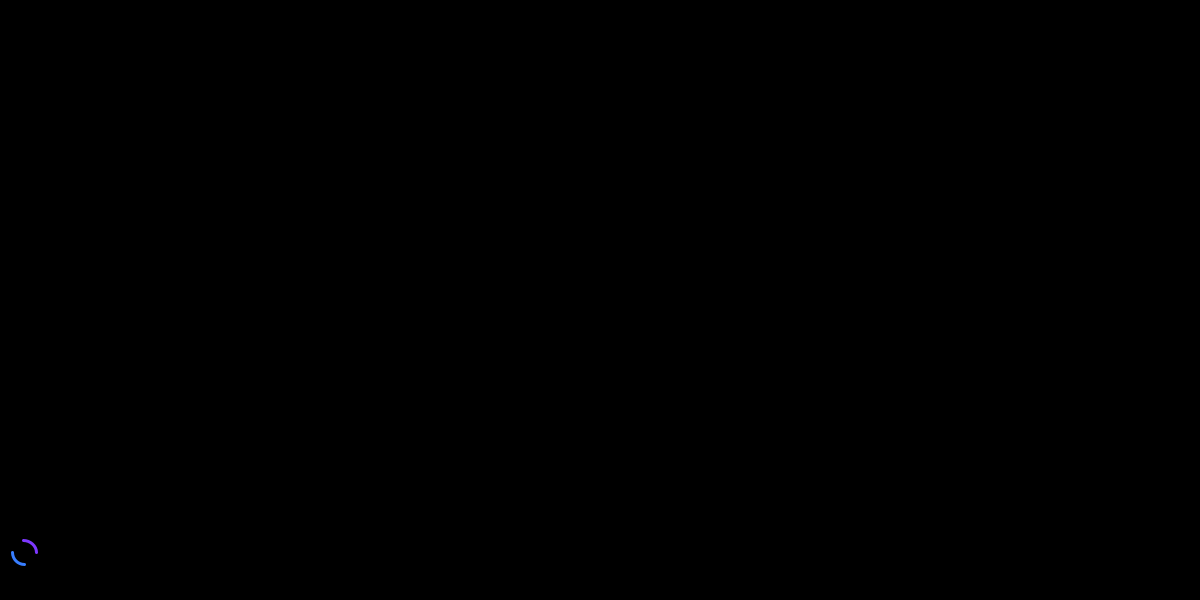
Frame 1 (no input)
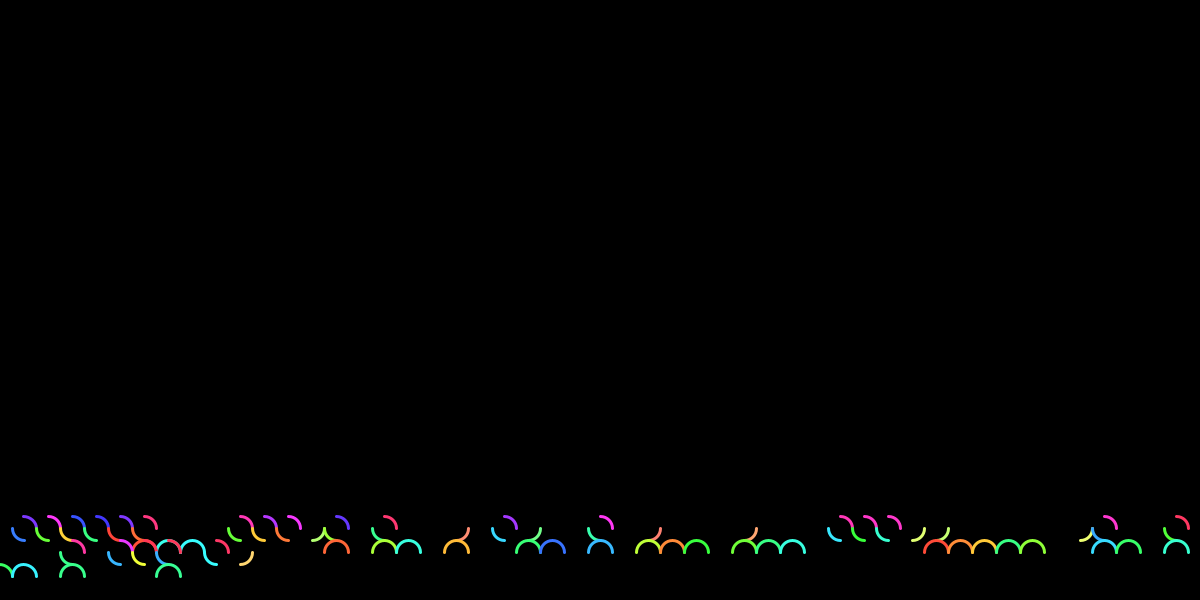
Frame 60 (the mouse pressed at the canvas centre just before this capture)
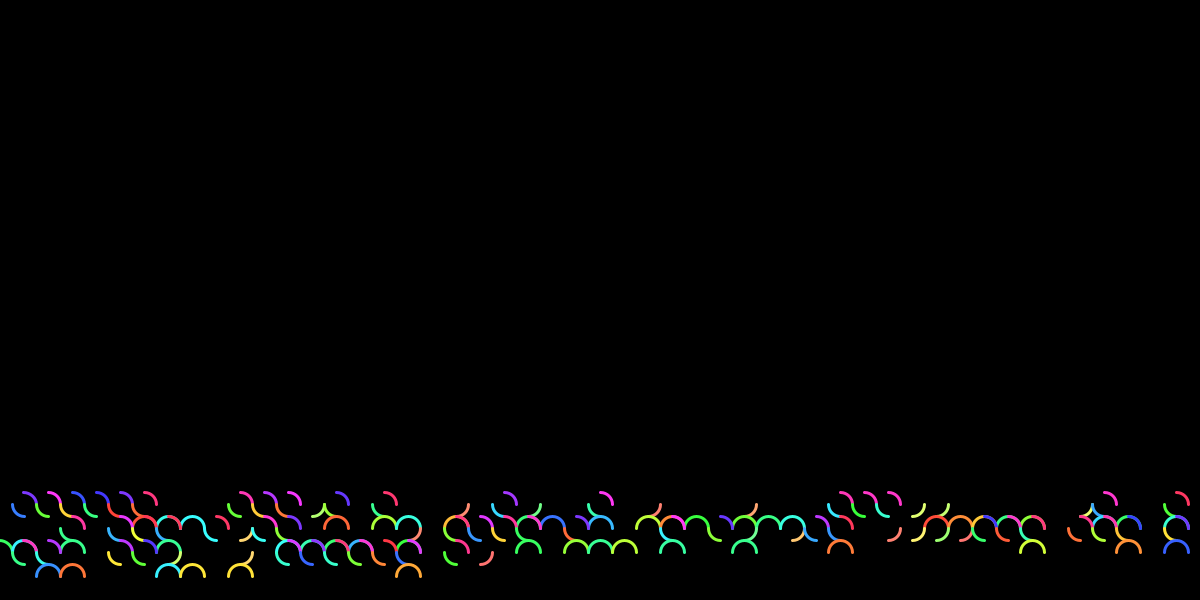
Frame 120 (the mouse held since frame 60 and released just before this capture)

The Processing sketch that drew these frames (run headless with seeded random() and noise(); from frame 60 on, the mouse is pressed at the canvas centre):

// Processing sketch: Variazione4
// ── Variazione4.pde
// -
// 10Print 0.1 by Graziana Florio [10print, arcs]
// 2019 © Graziana Florio @grazianaf, Daniele @Fupete and the course DSII2019 at DESIGN.unirsm 
// github.com/dsii-2019-unirsm — github.com/fupete
// Educational purposes, MIT License, 2019, San Marino
// —


int larghezza= 24;
int altezza= 24;
int index=0;

void setup() {
  size(1200, 600);
  colorMode(HSB, 360);
  background(0);
}

void draw() {
  strokeWeight(3);
  noFill();

  int x1 = larghezza*index;
  int x2 = x1 + larghezza;
  int y1 = altezza*23;
  int y2 = altezza*24;

//disegna un arco 180-0 
  if (random(3) < 1) {
    shapeMode(CENTER);
    stroke(random(0, 230), 280, 360);
    arc(x1, y2, larghezza, altezza, PI, TWO_PI);
    fill(0, 0, random(255));
 //disegna un arco 90-180 e un arco da 270 a 0      
  } else if (random(3) < 2) {
    stroke(random(0, 230), 280, 360);
    arc(x2, y1, larghezza, altezza, PI/2, PI);
    stroke(random(230, 360), 280, 360);
    arc(x2, y1, larghezza, altezza, PI+HALF_PI, TWO_PI);
  } else {
  //disegna un arco da 0 a 90
    noFill();
    stroke(random(0, 140), 200, 360);
    arc(x2, y1, larghezza, altezza, 0, PI/2); 
  }

  index++;
  if (index == width/altezza) {
    PImage p = get(0, altezza, width, altezza*24);
    background(0);
    set(0, 0, p);
    index = 0;
  }
}
